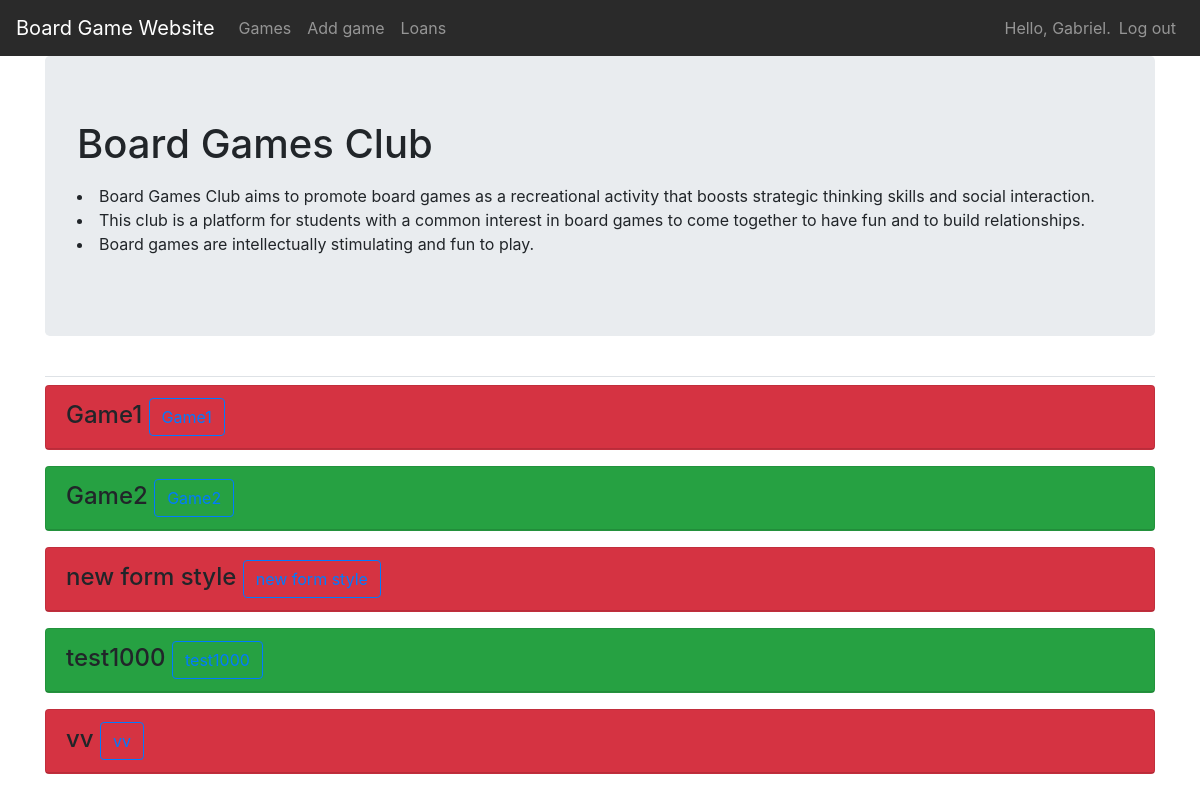
/games/ (signed in), run on the app's committed database.
### board_games/models.py (models this page shows)
class BoardGame(models.Model):
    game = models.CharField(max_length=100)
    genre = models.CharField(max_length=200)
    year_published = models.IntegerField()
    description = models.CharField(max_length=500)
    owner = models.ForeignKey(User, on_delete=models.CASCADE)
    loaned = models.BooleanField(default=False)
    def __str__(self):
        return self.game

### board_games/views.py (the view)
# urls.py: path("games/", views.games, name="games"),
@login_required
def games(request):
    games = BoardGame.objects.order_by("game")
    context = {"games": games}
    return render(request, "board_games/games.html", context)

### board_games/templates/board_games/games.html
{% extends 'board_games/base.html' %}
{% block page_header %}
<div class="jumbotron">
  <h1>Board Games Club</h1>
  <p><li>
        Board Games Club aims to promote board games as a recreational activity that boosts strategic thinking skills and social interaction.
    </li>
    <li>This club is a platform for students with a common interest in board games to come together to have fun and to build relationships.
    </li>
    <li>Board games are intellectually stimulating and fun to play.
    </li>
    </p>
</div>{% endblock page_header %}
{% block content %}
    {% for game in games %}
        {% if not game.loaned %}
        <div class="card mb-3 bg-success">
            <h4 class="card-header">
                {{ game }}
                <small><a class="btn btn-outline-primary" href={% url 'board_games:game_info' game.id %}>{{game}}</a></small>
            </h4>
        </div>
        {% elif game.loaned %}
        <div class="card mb-3 bg-danger">
            <h4 class="card-header">
                {{ game }}
                <small><a class="btn btn-outline-primary" href={% url 'board_games:game_info' game.id %}>{{game}}</a></small>
            </h4>
        </div>
        {% endif %}
    {% empty %}
    <div>No games :(</div>
    {% endfor %}
{% endblock content %}

### board_games/templates/board_games/base.html (shortened to what this page needs)
{% load bootstrap4 %}
<!DOCTYPE html>
<html lang="en">
<head>
  {% bootstrap_css %}
</head>
<body>
  <nav class="navbar navbar-expand-md navbar-dark" style="background-color: #2a2a2a;">
    <a class="navbar-brand" href="{% url 'board_games:index'%}">
      Board Game Website</a>
    <div class="collapse navbar-collapse" id="navbarCollapse">
      <ul class="navbar-nav mr-auto">
        <li class="nav-item">
          <a class="nav-link" href="{% url 'board_games:games'%}">
            Games</a>
        </li>
        <li class="nav-item">
          <a class="nav-link" href="{% url 'board_games:add_game'%}">
            Add game</a>
        </li>
        <li class="nav-item">
          <a class="nav-link" href="{% url 'board_games:loans'%}">
            Loans</a>
        </li>
      </ul>
      <ul class="navbar-nav ml-auto">
        {% if user.is_authenticated %}
        <li class="nav-item">
          <span class="navbar-text">Hello, {{ user.username }}.</span>
        </li>
        <li class="nav-item">
          <a class="nav-link" href="{% url 'users:log_out' %}">Log out</a>
        </li>
        {% else %}
        <li class="nav-item">
          <a class="nav-link" href="{% url 'users:register' %}">Register</a>
        </li>
        <li class="nav-item">
          <a class="nav-link" href="{% url 'users:login' %}">Log in</a></li>
        {% endif %}
      </ul>
    </div>
  </nav>
  <main role="main" class="container">
    <div class="pb-2 mb-2 border-bottom">
      {% block page_header %}{% endblock page_header %}
    </div>
    <div>
      {% block content %}{% endblock content %}
    </div>
  </main>
</body>
</html>

### data on the page
BoardGame: game "Game1"
BoardGame: game "Game2"
BoardGame: game "new form style"
BoardGame: game "test1000"
BoardGame: game "vv"

### other printed values
{{ user.username }} "Gabriel"
